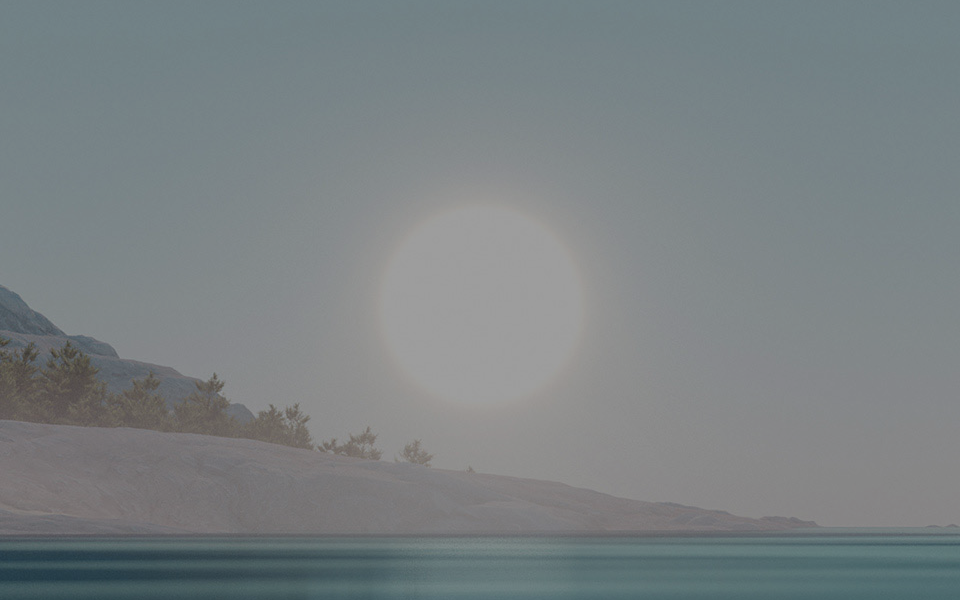
#> input picture data/gt/01.png, 960 x 600 px
$ python -i run_benchmark.py   (imports and definitions only)
#> lines starting #> are read from the running program, lines starting #| are printed output that depends on the picture
#> further down, picture is the input picture: shape (600, 960, 3); mean B, G, R 131.3, 129.2, 122.2
### src/enhance.py
"""本文方法：引导滤波光照估计 + 光照归一化映射 + 噪声感知细节重建。

Retinex 的基本假设是 I = L ∘ R：观测图等于光照与反射（本征颜色）的乘积。
做法是先估计光照 L，把图像除回去得到反射 R，再把光照按一条"归一化幂律曲线"
重新配光，最后乘回反射。和 MSRCR 相比一共改了四处，每处都能单独关掉：

    M1  光照图用引导滤波估计（替代三尺度高斯模糊），亮暗交界处不出晕圈
    M2  光照按 τ·(L/L̄)^p 重新配光（替代固定伽马），亮度和局部明暗自动适配
    M3  反射层按放大倍数做收缩与增益，暗部不跟着放大噪声
    M4  色度保持的软限幅与饱和度补偿（替代逐通道拉伸）

其中 M2 的 (L/L̄) 归一化是让不同暗度的图都能落到同一目标亮度的关键，
p 越小越接近"完全去掉光照"，p=1 则退化为只调曝光的全局伽马。
"""

import numpy as np

from .color import adjust_saturation, soft_clip, v_max
from .filters import box_filter, gaussian_blur, guided_filter

# 默认参数，报告 4.4 节给了一组参数扫描结果
DEFAULT_PARAMS = {
    "radius": 32,        # 引导滤波窗口半径
    "eps": 3e-3,         # 引导滤波正则项
    "target": 0.50,      # 配光后的目标平均亮度
    "p": 0.60,           # 光照压缩指数，越小越"平"
    "k_ref": 3.0,        # 增益归一化尺度
    "alpha_max": 0.85,   # 反射层向局部均值收缩的最大比例
    "beta_min": 0.70,    # 细节增益下界
    "beta_max": 1.00,    # 细节增益上界
    "tau": 1.8,          # 细节增益随增益衰减的时间常数
    "sat_gain": 1.00,    # 饱和度补偿系数
    "knee": 0.85,        # 高光软压缩拐点
    "box_r": 3,          # 反射层收缩所用的局部均值窗口半径
}


def enhance(img,
            radius=32,
            eps=3e-3,
            target=0.50,
            p=0.60,
            k_ref=3.0,
            alpha_max=0.85,
            beta_min=0.70,
            beta_max=1.00,
            tau=1.8,
            sat_gain=1.00,
            knee=0.85,
            box_r=3,
            fixed_gamma=1.8,
            use_guided=True,
            use_adaptive_gamma=True,
            use_noise_aware=True,
            use_color=True):
    """低照度图像增强。

    开关参数 use_guided / use_adaptive_gamma / use_noise_aware / use_color
    分别对应 M1~M4，用于消融实验。
    """
    img = np.clip(np.asarray(img, dtype=np.float64), 1e-4, 1.0)

    # ---- M1：光照图 ------------------------------------------------------
    v = v_max(img)
    if use_guided:
        light = guided_filter(v, v, radius, eps)
    else:
        # 消融：退回 MSRCR 的三尺度高斯式光照估计（这里用单尺度，等价于最粗那一层）
        light = gaussian_blur(v, sigma=radius)
    light = np.maximum(light, 1e-4)

    # ---- M2：重新配光 ----------------------------------------------------
    if use_adaptive_gamma:
        l_bar = max(float(np.mean(light)), 1e-4)
        # 先按均值归一化，再压指数 p：p 越小，明暗差被抹得越平
        light_new = (light / l_bar) ** p
        gain = light_new / light          # 暗处远大于 1，是噪声被放大的直接原因
    else:
        # 消融：固定指数的全局伽马，不知道这幅图到底有多暗，只能赌一个平均情况
        light_new = light ** (1.0 / fixed_gamma)
        gain = light_new / light

    # ---- M3：反射层 ------------------------------------------------------
    refl = img / light[..., None]
    if use_noise_aware:
        alpha = np.clip((gain - 1.0) / k_ref, 0.0, alpha_max)
        local_mean = np.stack([box_filter(refl[..., c], box_r) for c in range(3)], axis=-1)
        refl = refl + alpha[..., None] * (local_mean - refl)
        beta = beta_min + (beta_max - beta_min) * np.exp(-((gain - 1.0) / tau) ** 2)
    else:
        # 消融：反射层原样放大，不做任何收缩，暗部噪声会跟着翻上去
        beta = np.ones_like(gain)

    refl = np.clip(refl, 1e-4, 8.0)
    out = light_new[..., None] * refl ** beta[..., None]

    # M2 的后半段：整体配光，把平均亮度对到目标值
    if use_adaptive_gamma:
        out = out * _solve_gain(out, target)

    # ---- M4：颜色 --------------------------------------------------------
    if use_color:
        out = soft_clip(out, knee=knee)
        out = adjust_saturation(out, sat_gain)
        out = np.clip(out, 0.0, 1.0)
    else:
        # 消融：逐通道分位拉伸，颜色会发灰/偏色
        lo = np.percentile(out, 1.0)
        hi = np.percentile(out, 99.0)
        out = np.clip((out - lo) / max(hi - lo, 1e-6), 0.0, 1.0)

    return out


def _solve_gain(img, target, lo=0.02, hi=60.0, iters=16, step=4):
    """二分求整体曝光系数，使输出平均亮度等于 target。

    只在 1/4 分辨率的缩略图上搜索，单次搜索不到 1 ms。
    """
    small = np.mean(img[::step, ::step])
    if small < 1e-8:
        return 1.0
    for _ in range(iters):
        mid = np.sqrt(lo * hi)
        if small * mid < target:
            lo = mid
        else:
            hi = mid
    return float(np.sqrt(lo * hi))


def alpha_map(gain, k_ref=3.0, alpha_max=0.85):
    """把收缩系数单独暴露出来，方便画图分析。"""
    return np.clip((gain - 1.0) / k_ref, 0.0, alpha_max)


# 消融实验的预设，键名直接对应报告中的表格行
ABLATIONS = {
    "Ours (full)": dict(),
    "w/o M1 (Gauss)": dict(use_guided=False),
    "w/o M2 (fixed γ)": dict(use_adaptive_gamma=False),
    "w/o M3 (no shrink)": dict(use_noise_aware=False),
    "w/o M4 (per-channel)": dict(use_color=False),
}

### src/filters.py
"""基础滤波算子。

全部只用 numpy 实现，不依赖 OpenCV。为了在纯 CPU 上处理百万像素级图像，
盒式滤波用积分图、高斯模糊用"降采样-小核模糊-上采样"的近似，整体保持 O(N)。

图像一律用 float64、形状 (H, W) 或 (H, W, C)，取值范围 [0, 1]。
"""

import numpy as np


# ---------------------------------------------------------------- 盒式滤波

def _integral_image(img):
    """二维前缀和，返回 (H+1, W+1) 的数组。"""
    h, w = img.shape
    ii = np.zeros((h + 1, w + 1), dtype=np.float64)
    ii[1:, 1:] = img.cumsum(axis=0).cumsum(axis=1)
    return ii


def box_filter(img, r):
    """半径为 r 的均值滤波，边界按 reflect 复制。复杂度 O(N)，与 r 无关。"""
    img = np.asarray(img, dtype=np.float64)
    if r <= 0:
        return img.copy()
    h, w = img.shape
    k = 2 * r + 1
    p = np.pad(img, r, mode="reflect")
    ii = _integral_image(p)
    s = ii[k:, k:] - ii[:-k, k:] - ii[k:, :-k] + ii[:-k, :-k]
    return s / (k * k)


# ---------------------------------------------------------------- 引导滤波

def guided_filter(guide, src, r, eps):
    """He 等人 2010 年的引导滤波（单通道版）。

    guide 为引导图，src 为待滤波图。当 src is guide 时退化为保边平滑，
    正是本文用它估计光照图的用法。复杂度 O(N)，与窗口半径无关。
    """
    guide = np.asarray(guide, dtype=np.float64)
    src = np.asarray(src, dtype=np.float64)

    mean_g = box_filter(guide, r)
    mean_s = box_filter(src, r)
    corr_gg = box_filter(guide * guide, r)
    corr_gs = box_filter(guide * src, r)

    var_g = corr_gg - mean_g * mean_g
    cov_gs = corr_gs - mean_g * mean_s

    a = cov_gs / (var_g + eps)
    b = mean_s - a * mean_g
    mean_a = box_filter(a, r)
    mean_b = box_filter(b, r)
    return mean_a * guide + mean_b


# ---------------------------------------------------------------- 卷积 / 高斯

# [22 lines left out: functions conv1d, gaussian_kernel, not called in this run]


def resize_bilinear(img, out_h, out_w):
    """双线性缩放，返回 float64。"""
    img = np.asarray(img, dtype=np.float64)
    h, w = img.shape[:2]
    if (h, w) == (out_h, out_w):
        return img.copy()

    ys = (np.arange(out_h) + 0.5) * (h / out_h) - 0.5
    xs = (np.arange(out_w) + 0.5) * (w / out_w) - 0.5
    ys = np.clip(ys, 0, h - 1)
    xs = np.clip(xs, 0, w - 1)

    y0 = np.floor(ys).astype(np.int64)
    x0 = np.floor(xs).astype(np.int64)
    y1 = np.minimum(y0 + 1, h - 1)
    x1 = np.minimum(x0 + 1, w - 1)
    wy = (ys - y0)[:, None]
    wx = (xs - x0)[None, :]

    if img.ndim == 3:
        wy = wy[:, :, None]
        wx = wx[:, :, None]
        top = img[y0][:, x0] * (1 - wx) + img[y0][:, x1] * wx
        bot = img[y1][:, x0] * (1 - wx) + img[y1][:, x1] * wx
    else:
        top = img[y0][:, x0] * (1 - wx) + img[y0][:, x1] * wx
        bot = img[y1][:, x0] * (1 - wx) + img[y1][:, x1] * wx
    return top * (1 - wy) + bot * wy


# [32 lines left out: functions gaussian_blur, local_std, not called in this run]

### src/color.py
"""颜色空间相关的小工具：sRGB 线性化、亮度、色度、饱和度、色调映射。

低照度增强里很多问题出在"在 sRGB 域里直接乘系数"——那样会破坏线性关系，
放大器噪声、把颜色推到色域外。所以这里的转换都严格按 IEC 61966-2-1 来做。
"""

import numpy as np


# [11 lines left out: functions srgb_to_linear, linear_to_srgb, not called in this run]


def luminance(img):
    """Rec.601 亮度，返回单通道。"""
    img = np.asarray(img, dtype=np.float64)
    return 0.299 * img[..., 0] + 0.587 * img[..., 1] + 0.114 * img[..., 2]


def v_max(img):
    """max-RGB：三通道最大值。用它当光照图初值可以避免引入色彩偏移。"""
    return np.max(np.asarray(img, dtype=np.float64), axis=-1)


# [6 lines left out: function saturation, not called in this run]


def adjust_saturation(img, factor):
    """保持亮度的饱和度调整：向灰度插值 / 背离灰度插值。"""
    img = np.asarray(img, dtype=np.float64)
    gray = luminance(img)[..., None]
    return np.clip(gray + (img - gray) * factor, 0.0, None)


def soft_clip(img, knee=0.85):
    """高光软压缩。

    超过 knee 的部分不再线性截断，而是用 1-exp 曲线压进 [knee, 1]，
    这样亮部不会出现成片的纯白死区。
    """
    img = np.asarray(img, dtype=np.float64)
    span = 1.0 - knee
    over = img > knee
    out = img.copy()
    x = (img[over] - knee) / span
    out[over] = knee + span * (1.0 - np.exp(-x))
    return np.clip(out, 0.0, 1.0)


# [8 lines left out: function percentile_stretch, not called in this run]

### scripts/run_benchmark.py
"""跑完整实验：四个方法 + 消融，输出 CSV 与终端表格。

用法：
    python -m scripts.run_benchmark              # 主实验
    python -m scripts.run_benchmark --ablation   # 额外跑消融
"""

import argparse
import csv
import os
import sys

import numpy as np

sys.path.insert(0, os.path.dirname(os.path.dirname(os.path.abspath(__file__))))

from src.baselines import clahe, gamma_correction, msrcr      # noqa: E402
from src.dataset import (IMAGE_NAMES, ideal_restore, load_pairs, light_field,
                         vignette_field)                       # noqa: E402
from src.enhance import ABLATIONS, enhance                     # noqa: E402
from src.color import luminance                                  # noqa: E402
from src.metrics import (delta_e, match_brightness, measure_time,  # noqa: E402
                         no_reference_scores, psnr, region_psnr,
                         shadow_noise, ssim)

ROOT = os.path.dirname(os.path.dirname(os.path.abspath(__file__)))

# 方法名 -> 函数
METHODS = {
    "Gamma 2.2": lambda im: gamma_correction(im, 1.0 / 2.2),
    "CLAHE": lambda im: clahe(im),
    "MSRCR": lambda im: msrcr(im),
    "Ours": lambda im: enhance(im),
}

# 用于分区评价：按输入亮度分成暗部/亮部
SHADOW_Q = 0.35
HIGHLIGHT_Q = 0.35


# [135 lines left out: functions read_meta, eval_one, eval_ablation, main, not called in this run]


def run_scaling(img):
    """窗口半径和分辨率对耗时的影响，用来支撑"与半径无关、随像素数线性"的说法。"""
    import time

    from src.filters import resize_bilinear

    print("\n窗口半径对耗时的影响（960x600）")
    rows = []
    for r in (8, 16, 32, 64, 128):
        enhance(img, radius=r)
        t0 = time.perf_counter()
        for _ in range(3):
            enhance(img, radius=r)
        t = (time.perf_counter() - t0) / 3
        rows.append((r, t))
        print(f"  r={r:<4d} {t:.3f} s")
#> this loop made 5 passes
#|   r=8    0.298 s
#|   r=16   0.290 s
#|   r=32   0.370 s
#|   r=64   0.347 s
#|   r=128  0.416 s
#> pass 1, in box_filter, `ii = _integral_image(p)`:
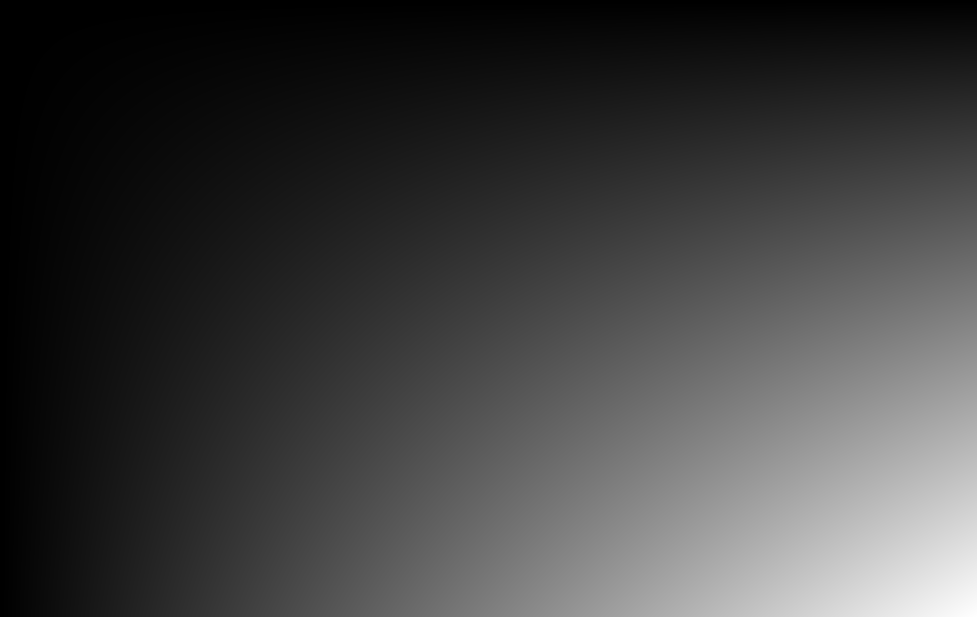
#> ii: shape (617, 977) float64; min 0, max 601216, mean 150304; drawn with min black and max white

    print("\n分辨率对耗时的影响（r=32）")
    for scale in (0.5, 1.0, 1.5, 2.0):
        h, w = int(600 * scale), int(960 * scale)
        big = resize_bilinear(img, h, w)
        enhance(big, radius=32)
        t0 = time.perf_counter()
        for _ in range(2):
            enhance(big, radius=32)
        t = (time.perf_counter() - t0) / 2
        print(f"  {w}x{h}  {t:.3f} s")
#> this loop made 4 passes
#|   480x300  0.087 s
#|   960x600  0.395 s
#|   1440x900  0.906 s
#|   1920x1200  1.846 s

    with open(os.path.join(ROOT, "results", "scaling.csv"), "w", newline="",
              encoding="utf-8-sig") as f:
        w = csv.writer(f)
        w.writerow(["radius", "seconds"])
        for r, t in rows:
            w.writerow([r, round(t, 4)])
#> this loop made 5 passes
#> (r, t) on passes 1 to 5: (8, 0.298), (16, 0.29), (32, 0.37), (64, 0.347), (128, 0.416)


# [2 lines not run here, left out]

>>> import cv2
>>> picture = cv2.imread('../data/gt/01.png')
>>> result = run_scaling(picture)
